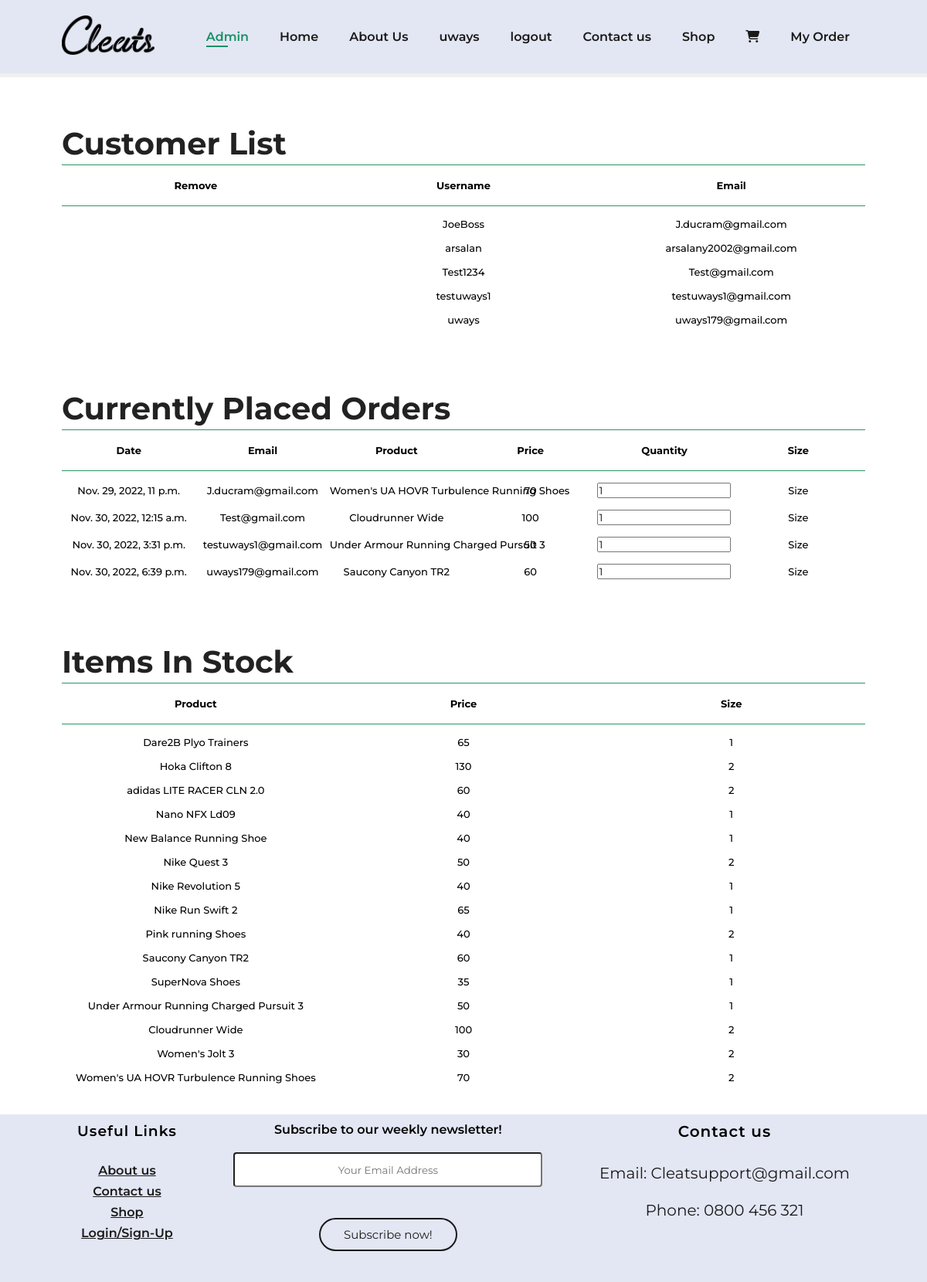
Screenshot of /store/admin (signed in) with the database file from the repository.
### store/models.py (models this page shows)
class HistoryItem(models.Model):
    user = models.ForeignKey(settings.AUTH_USER_MODEL, on_delete=models.CASCADE, related_name='user_history')
    name = models.TextField(max_length=1500, verbose_name='history_name')
    added = models.DateTimeField(auto_now_add=True)
    price = models.IntegerField(default=0)
    size = models.IntegerField(default=0)
    quantity = models.IntegerField(blank=True, default=1)
    picture = models.ImageField(upload_to=image_directory_path, blank=True, null=True,)
    date = models.DateTimeField(auto_now=True, null=True,blank=True)

class Item(models.Model):
    name = models.TextField(max_length=1500, verbose_name='name')
    added = models.DateTimeField(auto_now_add=True)
    price = models.IntegerField(default=0)
    size = models.IntegerField(default=0)
    quantity = models.IntegerField(blank=True, default=1)
    picture = models.ImageField(upload_to=image_directory_path, blank=True, null=True,)
    description = models.TextField(max_length=1500, null=True, blank=True)

### store/views.py (the view)
# urls.py: path('admin', admin_view, name='admin'),
@login_required
def admin_view(request):
    context ={}
    user = request.user
    try:
        users= User.objects.all()
        orders = HistoryItem.objects.all()
        items = Item.objects.all()
        context['item'] = items
        context['users'] = users
        context['orders'] = orders
    except Item.DoesNotExist:
        pass
    template = loader.get_template('admin.html')
    return HttpResponse(template.render(context, request))

### shop/templates/admin.html (shortened to what this page needs)
{%load static %}
<!DOCTYPE html>
<html>
<head>
    <link rel="stylesheet" href="style.css">
</head>
<section id="header">
    <a href="#"><img src="{% static 'img/Cleats.png' %}" width="120" height="auto" class="logo" alt=""></a>
    <div>
        <ul id="navbar">
            {% if user.is_staff %}
            <li><a class="active" href="{% url 'admin' %}">Admin</a></li>
            {% endif %}
            <li><a  href="{% url 'index' %}">Home</a></li>
            <li><a href="{% url 'aboutus' %}">About Us</a></li>
            {% if user.is_authenticated %}
            <li><a>{{ request.user.username }}</a></li>
            <li><a href="{% url 'logout' %}">logout</a></li>
            {% else %}
            <li><a href="{% url 'login' %}">Login/Sign-Up</a></li>
            {% endif %}
            <li><a href="{% url 'contact' %}">Contact us</a></li>
            <li><a href="{% url 'store' %}">Shop</a></li>
            {% if user.is_authenticated %}
            <li><a href="{% url 'basket' %}"><i class="fas fa-shopping-cart"></i></a></li>
            {% else %}
            <li><a href="{% url 'login' %}"><i class="fas fa-shopping-cart"></i></a></li>
            {% endif %}
            {% if user.is_authenticated %}
            <li><a href="{% url 'purchase_history' %}">My Order</a></li>
            {% else %}
            <li><a href="{% url 'login' %}">My Orders</a></li>
            {% endif %}
        </ul>
    </div>
</section>
    <body>
    <section id="admin-list-customer" class="section-p1">
        <table width=auto>
            <h2>Customer List</h2>
            <thead>
                <tr>
                    <td>Remove</td>
                    <td>Username</td>
                    <td>Email</td>
            </thead>
            <tbody>
                <tr>
                    {% for user in users %}
                    <td><a href="#"></a></td>
                    <td>{{user.username}}</td>
                    <td>{{user.email}}</td>
                </tr>
                {% endfor %}
            </tbody>
        </table>
    </section>
    <section id="admin-order-placed" class="section-p1">
        <table width=auto>
            <h2>Currently Placed Orders</h2>
            <thead>
                <tr>
                    <td>Date</td>
                    <td>Email</td>
                    <td>Product</td>
                    <td>Price</td>
                    <td>Quantity</td>
                    <td>Size</td>
                </tr>
            </thead>
            <tbody>
                {% for order in orders %}
                <tr>
                    <td>{{order.date}}</td>
                    <td>{{order.user.email}}</td>
                    <td>{{order.name}}</td>
                    <td>{{order.price}}</td>
                    <td><input type="number" value="1"></td>
                    <td>Size</td>
                    {% endfor %}
                </tr>
            </tbody>
        </table>
    </section>
    <section id="admin-items-stock" class="section-p1">
        <table width=auto>
            <h2>Items In Stock</h2>
            <thead>
                <tr>
                    <td>Product</td>
                    <td>Price</td>
                    <td>Size</td>
                </tr>
            </thead>
            <tbody>
                {% for items in item %}
                <tr>
                    <td>{{items.name}}</td>
                    <td>{{items.price}}</td>
                    <td>{{items.size}}</td>
                </tr>
                {% endfor %}
            </tbody>
        </table>
    </section>
<div class="footer">
    <div class="col-link">
    <h3>Useful Links</h3>
    <a href="{% url 'aboutus' %}">About us</a>
    <a href="{% url 'contact' %}">Contact us</a>
    <a href="{% url 'store' %}">Shop</a>
    <a href="{% url 'login' %}">Login/Sign-Up</a>
</div>
    <div class="col-news">
        Subscribe to our weekly newsletter!
        <form>
            <input type="email" placeholder="Your Email Address" required>
            <br>
            <button type="Submit"> Subscribe now!</button>
        </form>
    </div>
    <div class="col-contact">
        <h3>Contact us</h3>
            <p>
            Email: Cleatsupport@gmail.com
            <br>
            <br>
            Phone: 0800 456 321
            </p>
    </div>
</div>
</body>
</html>

### shop/static/css/style.css (style rules this page uses)
* { margin: 0; padding: 0; box-sizing: border-box; font-family: 'Montserrat', sans-serif; }
h2 { font-size: 46px; line-height: 54px; color: #222; }
p { font-size: 16px; color: #465b52; margin: 15px 0 20px 0; }
.section-p1 { padding: 40px 80px; }
body { width: 100%; }
#header { display: flex; align-items: center; justify-content: space-between; padding: 20px 80px; background: #e3e6f3; box-shadow: 0 5px rgba(0, 0, 0, 0.06); z-index: 999; position: sticky; top: 0; left: 0; margin: 0 0 24px 0; }
#navbar { display: flex; align-items: center; justify-content: center; }
#navbar li { list-style: none; padding: 0% 20px; position: relative; }
#navbar li a { text-decoration: none; font-size: 16px; font-weight: 600; color: #1a1a1a; transition: 0.3s ease; }
#navbar li a:hover, #navbar li a.active { color: #189165; }
#navbar li a.active::after, #navbar li a:hover::after { content: ""; width: 30%; height: 2px; background: #189165; position: absolute; bottom: -4px; left: 20px; }

### rows the page displays
HistoryItem: date "Nov. 29, 2022, 11 p.m.", user.email "J.ducram@gmail.com", name "Women's UA HOVR Turbulence Running Shoes", price "70"
HistoryItem: date "Nov. 30, 2022, 12:15 a.m.", user.email "Test@gmail.com", name "Cloudrunner Wide", price "100"
HistoryItem: date "Nov. 30, 2022, 3:31 p.m.", user.email "testuways1@gmail.com", name "Under Armour Running Charged Pursuit 3", price "50"
HistoryItem: date "Nov. 30, 2022, 6:39 p.m.", user.email "uways179@gmail.com", name "Saucony Canyon TR2", price "60"
Item: name "Dare2B Plyo Trainers", price "65", size "1"
Item: name "Hoka Clifton 8", price "130", size "2"
Item: name "adidas LITE RACER CLN 2.0", price "60", size "2"
Item: name "Nano NFX Ld09", price "40", size "1"
Item: name "New Balance Running Shoe", price "40", size "1"
Item: name "Nike Quest 3", price "50", size "2"
Item: name "Nike Revolution 5", price "40", size "1"
Item: name "Nike Run Swift 2", price "65", size "1"
Item: name "Pink running Shoes", price "40", size "2"
Item: name "Saucony Canyon TR2", price "60", size "1"
Item: name "SuperNova Shoes", price "35", size "1"
Item: name "Under Armour Running Charged Pursuit 3", price "50", size "1"
Item: name "Cloudrunner Wide", price "100", size "2"
Item: name "Women's Jolt 3", price "30", size "2"
Item: name "Women's UA HOVR Turbulence Running Shoes", price "70", size "2"

### other values shown
{{ request.user.username }} "uways"
{{ user.username }} "JoeBoss"
{{ user.email }} "J.ducram@gmail.com"
{{ user.username }} "arsalan"
{{ user.email }} "arsalany2002@gmail.com"
{{ user.username }} "Test1234"
{{ user.email }} "Test@gmail.com"
{{ user.username }} "testuways1"
{{ user.email }} "testuways1@gmail.com"
{{ user.username }} "uways"
{{ user.email }} "uways179@gmail.com"
